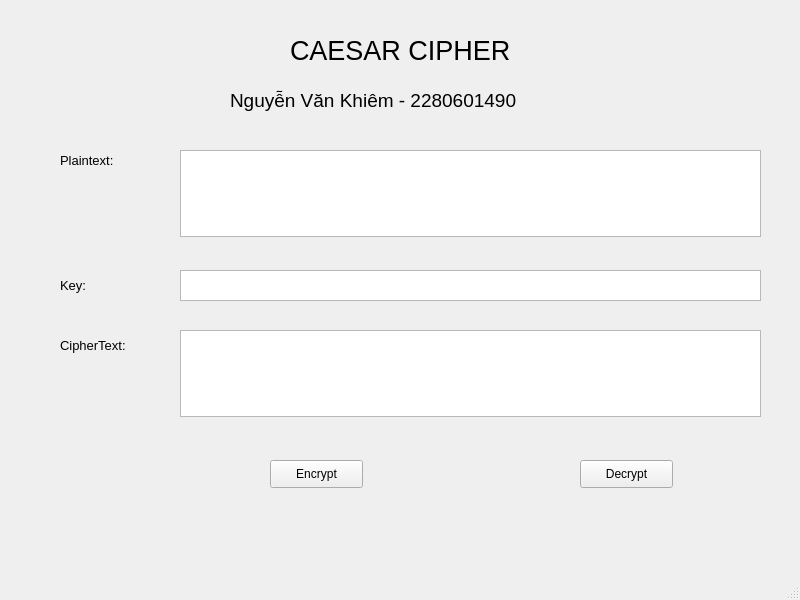
<?xml version="1.0" encoding="UTF-8"?>
<ui version="4.0">
 <class>MainWindow</class>
 <widget class="QMainWindow" name="MainWindow">
  <property name="geometry">
   <rect>
    <x>0</x>
    <y>0</y>
    <width>800</width>
    <height>600</height>
   </rect>
  </property>
  <property name="windowTitle">
   <string>MainWindow</string>
  </property>
  <widget class="QWidget" name="centralwidget">
   <widget class="QLabel" name="label">
    <property name="geometry">
     <rect>
      <x>290</x>
      <y>30</y>
      <width>251</width>
      <height>41</height>
     </rect>
    </property>
    <property name="font">
     <font>
      <pointsize>20</pointsize>
     </font>
    </property>
    <property name="text">
     <string>CAESAR CIPHER</string>
    </property>
   </widget>
   <widget class="QLabel" name="label_2">
    <property name="geometry">
     <rect>
      <x>60</x>
      <y>150</y>
      <width>81</width>
      <height>21</height>
     </rect>
    </property>
    <property name="font">
     <font>
      <pointsize>10</pointsize>
     </font>
    </property>
    <property name="text">
     <string>Plaintext:</string>
    </property>
   </widget>
   <widget class="QLabel" name="label_3">
    <property name="geometry">
     <rect>
      <x>230</x>
      <y>80</y>
      <width>361</width>
      <height>41</height>
     </rect>
    </property>
    <property name="font">
     <font>
      <pointsize>14</pointsize>
     </font>
    </property>
    <property name="text">
     <string>Nguyễn Văn Khiêm - 2280601490</string>
    </property>
   </widget>
   <widget class="QLabel" name="label_4">
    <property name="geometry">
     <rect>
      <x>60</x>
      <y>270</y>
      <width>61</width>
      <height>31</height>
     </rect>
    </property>
    <property name="font">
     <font>
      <pointsize>10</pointsize>
     </font>
    </property>
    <property name="text">
     <string>Key:</string>
    </property>
   </widget>
   <widget class="QLabel" name="label_5">
    <property name="geometry">
     <rect>
      <x>60</x>
      <y>330</y>
      <width>101</width>
      <height>31</height>
     </rect>
    </property>
    <property name="font">
     <font>
      <pointsize>10</pointsize>
     </font>
    </property>
    <property name="text">
     <string>CipherText:</string>
    </property>
   </widget>
   <widget class="QTextEdit" name="txt_plain_text">
    <property name="geometry">
     <rect>
      <x>180</x>
      <y>150</y>
      <width>581</width>
      <height>87</height>
     </rect>
    </property>
   </widget>
   <widget class="QTextEdit" name="txt_cipher_text">
    <property name="geometry">
     <rect>
      <x>180</x>
      <y>330</y>
      <width>581</width>
      <height>87</height>
     </rect>
    </property>
   </widget>
   <widget class="QPushButton" name="btn_encrypt">
    <property name="geometry">
     <rect>
      <x>270</x>
      <y>460</y>
      <width>93</width>
      <height>28</height>
     </rect>
    </property>
    <property name="text">
     <string>Encrypt</string>
    </property>
   </widget>
   <widget class="QPushButton" name="btn_decrypt">
    <property name="geometry">
     <rect>
      <x>580</x>
      <y>460</y>
      <width>93</width>
      <height>28</height>
     </rect>
    </property>
    <property name="text">
     <string>Decrypt</string>
    </property>
   </widget>
   <widget class="QTextEdit" name="txt_key">
    <property name="geometry">
     <rect>
      <x>180</x>
      <y>270</y>
      <width>581</width>
      <height>31</height>
     </rect>
    </property>
   </widget>
  </widget>
  <widget class="QMenuBar" name="menubar">
   <property name="geometry">
    <rect>
     <x>0</x>
     <y>0</y>
     <width>800</width>
     <height>26</height>
    </rect>
   </property>
  </widget>
  <widget class="QStatusBar" name="statusbar"/>
 </widget>
 <resources/>
 <connections/>
</ui>
